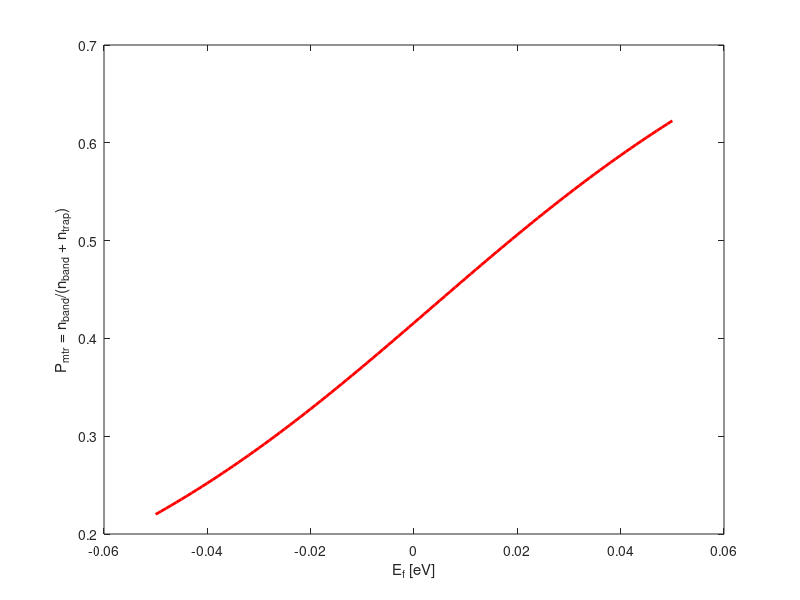

MATLAB code for this plot:
clear all

Nt = 2.87e12;
Tta = 400;
hbar = 1.054e-34;
m0 = 9.1e-31;
meff = 0.2*m0;
kb = 8.61e-5;
T = 300;
Ec = 0;
Ef = -0.05 : 0.001 : 0.05;
KT = kb * 300;
gband = meff/(3.14 * hbar * hbar) / 10000 * (1.6e-19);

for i = 1:1:101

ef=Ef(1,i);
Fermi_band = @(x) gband*(exp((x-ef)/KT)+1).^(-1);
Fermi_trap = @(x) Nt/(kb*Tta)*exp(-(Ec-x)/(kb*Tta)).*(exp((x-ef)/KT)+1).^(-1);

nband(1,i) = integral(Fermi_band,0,Inf);
ntrap(1,i) = integral(Fermi_trap,-Inf,0);
Vov(1,i) = ((nband(1,i)+ntrap(1,i))*1.6e-19)/4e-8-ef

end

V0 = Vov(1,51);
Vov = Vov - V0;

Pmtr=nband./(nband + ntrap);
plot(Ef, Pmtr, '-r', 'LineWidth', 2)
xlabel('E_f [eV]') 
ylabel('P_{mtr} = n_{band}/(n_{band} + n_{trap})')